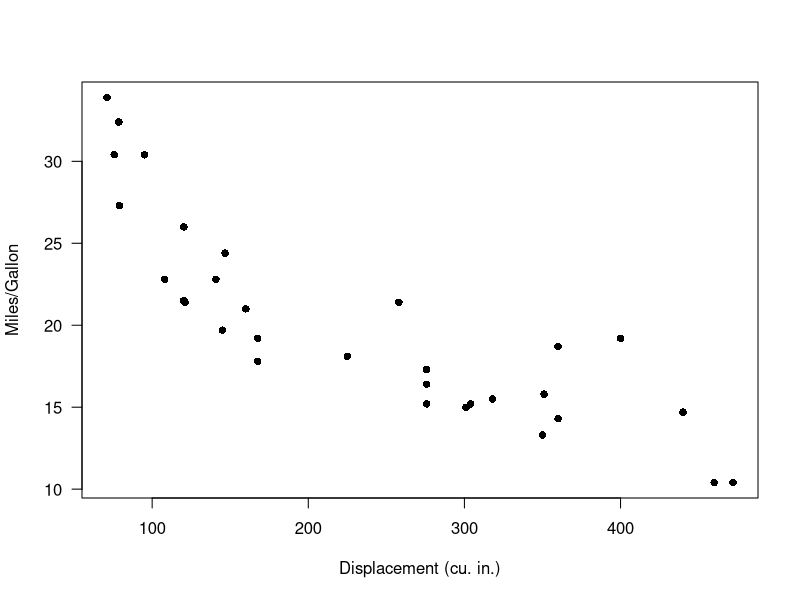
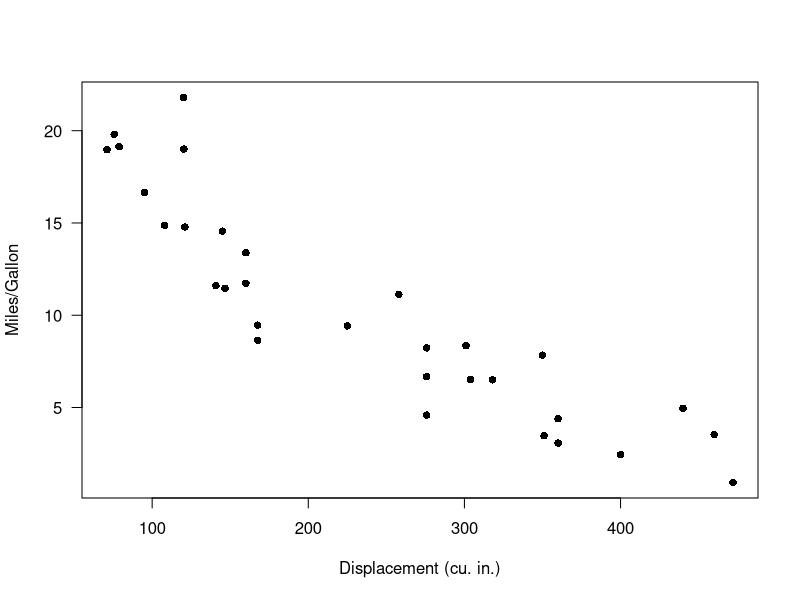
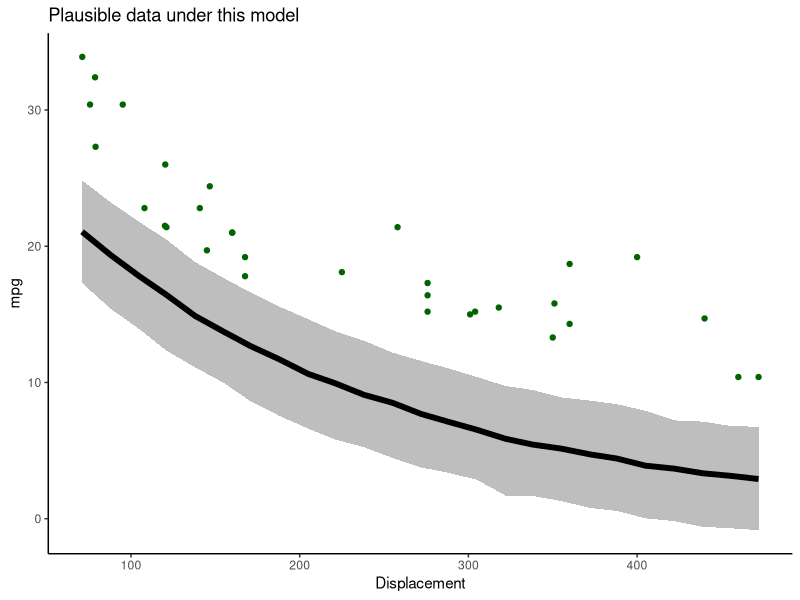
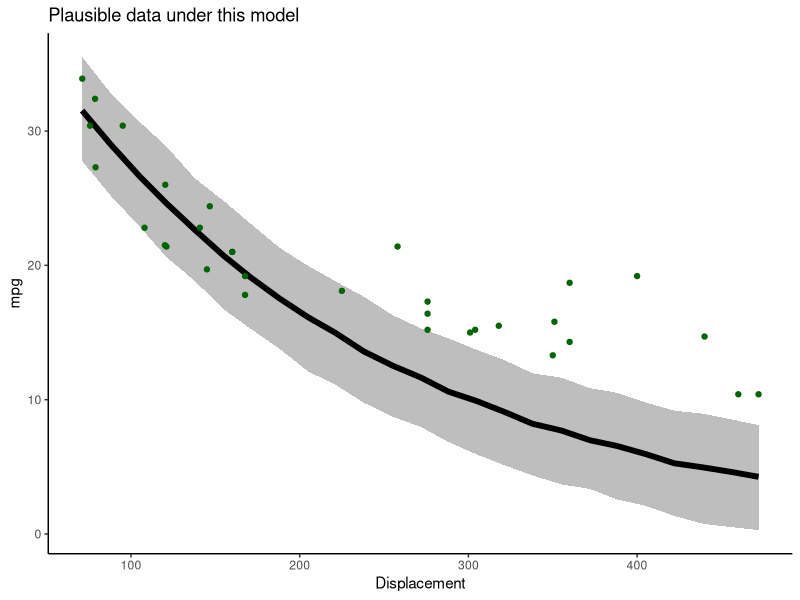
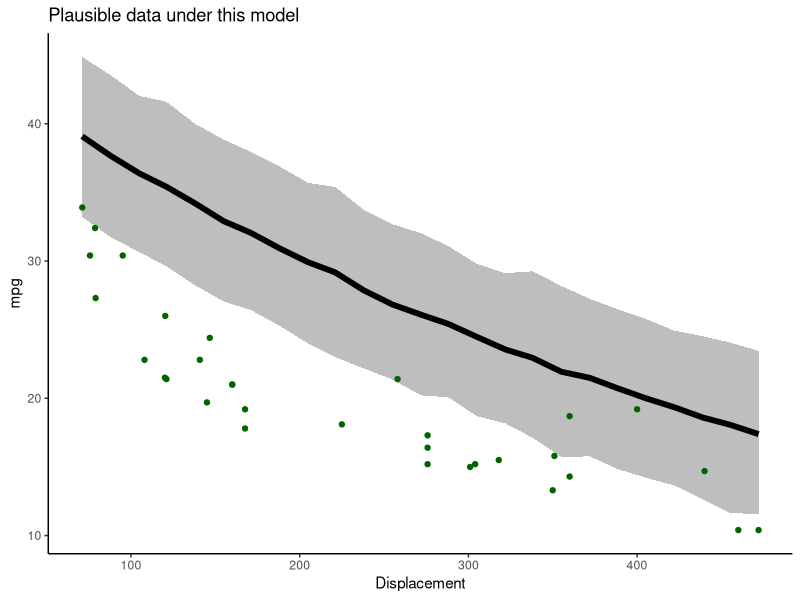
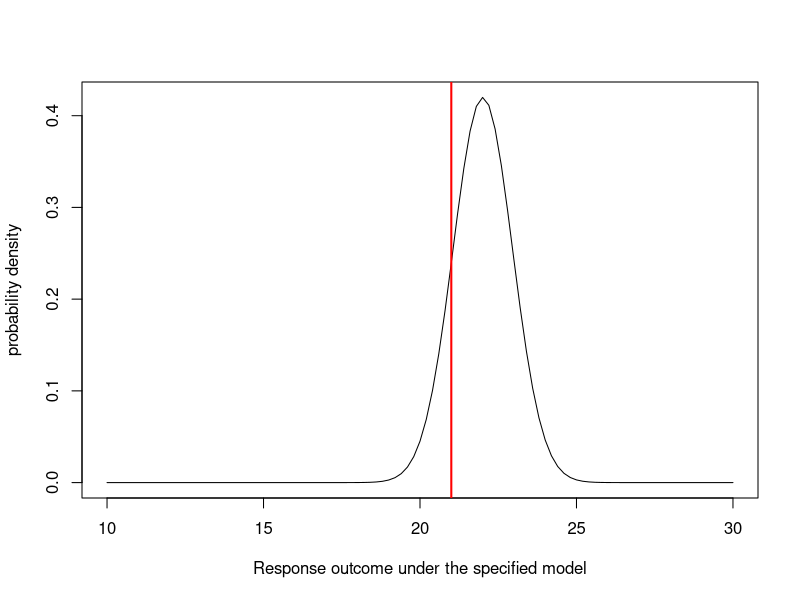
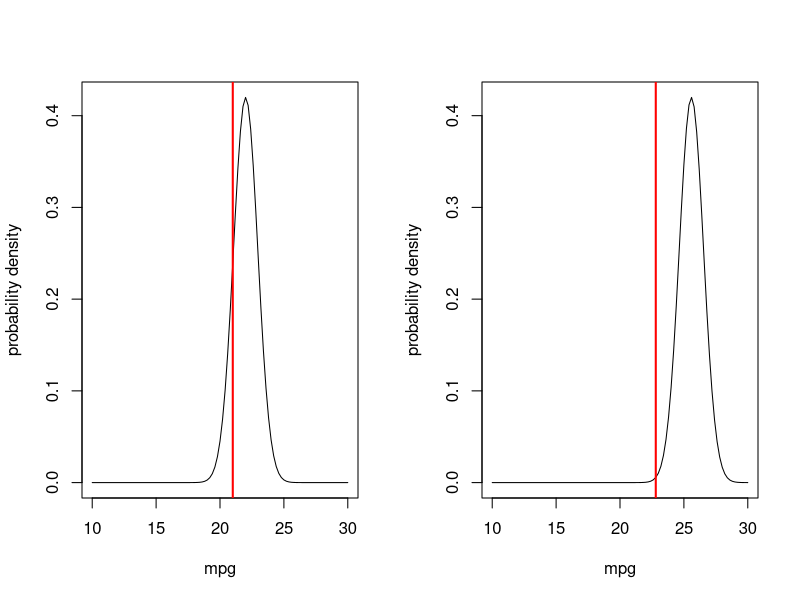
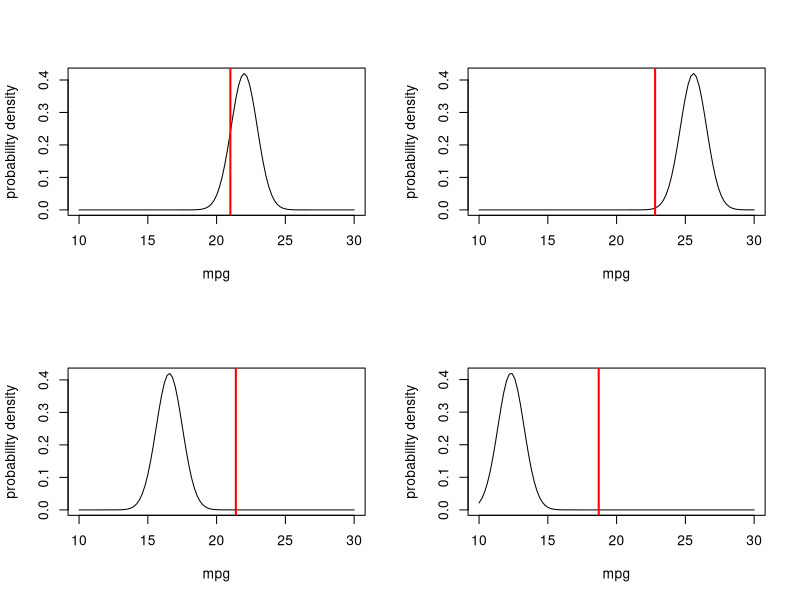

The R script that drew these images, in order:
## ---- chunk 1
library(ggplot2)
library(dplyr)
knitr::opts_chunk$set(echo = TRUE, cache = TRUE)
## ---- chunk 2

#  NRES 746, Lecture 4     -------------------------------                  
#   University of Nevada, Reno                       
#   Likelihood                                       
#     Assessing the probability of the data          
#     under a fully specified data-generating model        

## ---- chunk 3

# Demo: using data simulation to make inferences ----------------

data(mtcars)    # use the 'mtcars' data set as an example 

# ?mtcars

plot(mpg~disp, data = mtcars, las = 1, pch = 16, xlab = "Displacement (cu. in.)", ylab = "Miles/Gallon")   # visualize the relationship

## ---- chunk 4

# try an exponential model

mu_func <- function(x,a,b){
  a*exp(b*x)        # deterministic exponential decline (assuming b is negative)
}

DataGenerator <- function(x,params){
  a=params[1]; b=params[2]; sigma=params[3]
  rnorm(length(x),mu_func(x,a,b),sigma)     
}

## ---- chunk 5

## generate data under an assumed process model -----------------

xvals=mtcars$disp    # xvals same as data (there is no random component here- we can't really "sample" x values)
params <- c(  
  a = 30,             # set model parameters arbitrarily (eyeballing to the data) (see Bolker book)
  b = -0.005,   # = 1/200
  sigma=2
)

yvals <- DataGenerator(xvals,params)

plot(yvals~xvals,las = 1, pch = 16, xlab = "Displacement (cu. in.)", ylab = "Miles/Gallon")      # plot the simulated data


## ---- chunk 6

## assess goodness-of-fit of a known data-generating model --------------------

VisualizeModelWithData <- function(x,params){ 
  lots=1000
  plotdat = data.frame(xseq=round(seq(min(x),max(x),length=25)))
  results = replicate(lots,DataGenerator(plotdat$xseq,params))
      # now make a boxplot of the results
  bounds=sapply(1:nrow(results), function(t) c(lb=quantile(results[t,],0.025,names=F), ub=quantile(results[t,],0.975,names=F), mean=mean(results[t,]))  )
  plotdat = cbind(plotdat,t(bounds))
  plot = ggplot(plotdat,aes(x=xseq,y=mean)) +
    geom_ribbon(aes(ymin=lb,ymax=ub),fill="gray") +
    geom_path(lwd=2) + 
    geom_point(data=mtcars,aes(x=disp,y=mpg),col="darkgreen") +
    labs(x="Displacement",y="mpg",title ="Plausible data under this model" ) +
    theme_classic()
  print(plot)
}

## ---- chunk 7

VisualizeModelWithData(xvals,params)    # run the function to visualize the range of data that could be produced under this model

## ---- chunk 8

# now change the parameters and see if the data fit to the model

params["a"]=45       # was 30
params["b"]=-0.005   
    
VisualizeModelWithData(xvals,params)   

## ---- chunk 9

# try again- select a new set of parameters

params["b"]=-0.002   # was -0.005
params["sigma"]=3    # was 2
    
VisualizeModelWithData(xvals,params)   
## ---- chunk 10

# Work with likelihood! ---------------------

obs.data <- mtcars[1,c("mpg","disp")]    # for simplicity, consider only the first observation
obs.data

## ---- chunk 11

## "best fit" parameters from above   ----------------

params["a"]=35            # fill the list with the "best fit" parameter set from above (this is still just an educated guess) 
params["b"]= -0.0029   
params["sigma"]=0.95

expected_val <- mu_func(obs.data$disp,params["a"],params["b"])   
expected_val      # expected mpg for the first observation in the "mtcars" dataset

## ---- chunk 12

## Visualize the likelihood of this single observation.  ------------------------

mu_star = expected_val   # expected (mean) value for this observation, given the data generating model
sigma_star = params['sigma']    # standard deviation

curve(dnorm(x,mu_star,sigma_star),10,30,xlab="Response outcome under the specified model",ylab="probability density")   # probability of all plausible mpg values under the data generating model.  
abline(v=obs.data$mpg,col="red",lwd=2)    # overlay the observed data

## ---- chunk 13

## compute the likelihood of the first observation  ---------------------

likelihood1 = dnorm(obs.data$mpg,mu_star,sigma_star)
likelihood1

## ---- chunk 14

## Visualize the likelihood of two observations. ---------------

obs.data <- mtcars[c(1,3),c("mpg","disp")]
obs.data

par(mfrow=c(1,2))  # set up graphics!

for(i in 1:nrow(obs.data)){
  curve(dnorm(x,mu_func(obs.data$disp[i],params['a'],params['b']),params['sigma']),10,30,xlab="mpg",ylab="probability density")   # probability density
  abline(v=obs.data$mpg[i],col="red",lwd=2)
}

## ---- chunk 15

## compute the likelihood of observing BOTH data points  ----------------

Likelihood <- dnorm(obs.data$mpg[1],mu_func(obs.data$disp[1],params['a'],params['b']),params['sigma']) *
              dnorm(obs.data$mpg[2],mu_func(obs.data$disp[2],params['a'],params['b']),params['sigma'])  
Likelihood

## ---- chunk 16
prod(dnorm(obs.data$mpg,mu_func(obs.data$disp,params['a'],params['b']),params['sigma']))
## ---- chunk 17

# and now... four observations!

obs.data <- mtcars[c(1,3,4,5),c("mpg","disp")]
obs.data

par(mfrow=c(2,2))  # set up graphics!

for(i in 1:nrow(obs.data)){
  curve(dnorm(x,mu_func(obs.data$disp[i],params['a'],params['b']),params['sigma']),10,30,xlab="mpg",ylab="probability density")   # probability density
  abline(v=obs.data$mpg[i],col="red",lwd=2)
}


## ---- chunk 18

    # compute the likelihood of observing all four data points
prod(dnorm(obs.data$mpg,mu_func(obs.data$disp,params['a'],params['b']),params['sigma']))

## ---- chunk 19

       # Finally, compute the likelihood of ALL data points in the entire data set, using the "prod()" function
full.data <- mtcars[,c("mpg","disp")]

prod(dnorm(full.data$mpg,mu_func(full.data$disp,params['a'],params['b']),params['sigma']))

## ---- chunk 20

## Compute the log-likelihood (easier to work with!)  -----------------------

l <- sum(dnorm(full.data$mpg,mu_func(full.data$disp,params['a'],params['b']),params['sigma'],log=TRUE)) 
l
exp(l)   # we can convert back to likelihood if we want...

## ---- chunk 21

# Example likelihood function!  --------------------------------

# Arguments:
#   params: bundled vector of free parameters for the known data-generating model
#   df: a data frame that holds the observed response variable and covariates
#   yvar: the name of the response variable (ancillary)
#   xvar: the name of the predictor variable (ancillary)

mtcars_LL <- function(params,df=mtcars,yvar="mpg",xvar="disp"){
  sum(dnorm(df$mpg,mu_func(df$disp,params['a'],params['b']),params['sigma'],log=TRUE)) 
}
mtcars_LL(unlist(params),df=mtcars,yvar="mpg",xvar="disp")

## ---- chunk 22

# Use numerical optimization methods to identify the maximum likelihood estimate (and the likelihood at the MLE)

optimizedLik <- optim(fn=mtcars_LL,par=params,control=list(fnscale=-1),hessian = T)  # note, the control param is set so that "optim" maximizes rather than minimizes the Log-likelihood. 

## ---- chunk 23

MLE = optimizedLik$par   # maximum likelihood parameter estimates
MLE
## ---- chunk 24

LogLik = optimizedLik$value   # log likelihood for the best model
LogLik

## ---- chunk 25

# visualize goodness-of-fit for the best model  ----------------------

xvals <- mtcars$disp
yvals <- mtcars$mpg
VisualizeModelWithData(xvals,MLE)

## ---- chunk 26

# Estimating parameter uncertainty -------------------------

# Visualize a "slice" of the likelihood function

allvals_b <- seq(-1/1000,-1/200,length=200)
paramslist <- lapply(allvals_b, function(t){MLE['b']=t;MLE } )
slice_b <- sapply(paramslist, function(t) exp(mtcars_LL(t))) 

plot(allvals_b,slice_b,type="l",main="Likelihood Slice",xlab="Parameter Slice for \'b\'",ylab="Likelihood")

## ---- chunk 27

# Work with log-likelihood instead...

slice_b <- sapply(paramslist, function(t) mtcars_LL(t))    # 

plot(allvals_b,slice_b,type="l",main="Log Likelihood Slice",xlab="Parameter Slice for \'b\'",ylab="Log-Likelihood")

## ---- chunk 28

# zoom in closer to the MLE

allvals_b <- seq(-1/550,-1/350,length=200)
paramslist <- lapply(allvals_b, function(t){MLE['b']=t;MLE } )
slice_b <- sapply(paramslist, function(t) mtcars_LL(t)) 

plot(allvals_b,slice_b,type="l",main="Log Likelihood Slice",xlab="Parameter Slice for \'b\'",ylab="Log-Likelihood")
## ---- chunk 29

# what parameter values are within 2 log likelihood units of the best value?  -------------

plot(allvals_b,slice_b,type="l",main="Log Likelihood Slice",xlab="Parameter Slice for \'b\'",ylab="Log-Likelihood")
abline(v=MLE['b'],lwd=3,col="blue")
abline(h=(LogLik-2))

## ---- chunk 30

# Generate an approximate 95% confidence interval for the "b" parameter -----------------

reasonable_b_slice <- allvals_b[slice_b>=(LogLik-2)]
reasonable_b_limits <- c(min(reasonable_b_slice),max(reasonable_b_slice))

plot(allvals_b,slice_b,type="l",main="Log Likelihood slice",xlab="Parameter Slice for \'b\'",ylab="Log-Likelihood")
abline(v=MLE['b'],lwd=3,col="blue")
abline(h=(LogLik-2))
abline(v=reasonable_b_limits,lwd=1,col="blue")

## ---- chunk 31

# A better confidence interval, using the likelihood "profile" -----------------

# first, visualize the likelihood surface in 2 dimensions

a <- seq(5,50,length=200)
b <- seq(-1/300,-1/800,length=200)

LLsurface <- expand.grid(a,b)
colnames(LLsurface) <- c("a","b")
paramslist <- lapply(1:nrow(LLsurface), function(t){MLE['a']=LLsurface$a[t];MLE['b']=LLsurface$b[t];MLE } )
LLsurface$LL <- sapply(paramslist, function(t) mtcars_LL(t)) 

summary(LLsurface)

ggplot(LLsurface,mapping =aes(x=a,y=b,z=LL)) +
  geom_raster(aes(fill=LL)) +
  geom_contour(breaks=seq(-100,-75,3) ,lwd=1.2) +
  scale_fill_gradient(limits=c(-125,-75)) 
  

## ---- chunk 32

# add a contour line, assuming deviances follow a chi-squared distribution

conf95 <- qchisq(0.95,2)/2  # this evaluates to around 3. Since we are varying freely across 2 dimensions, we use chisq with 2 degrees of freedom

ggplot(LLsurface,mapping =aes(x=a,y=b,z=LL)) +
  geom_raster(aes(fill=LL)) +
  geom_contour(breaks=seq(-100,-75,3) ,lwd=1.2) +
  geom_contour(breaks=LogLik-conf95 ,lwd=2,col="black") +
  scale_fill_gradient(limits=c(-125,-75)) +
  labs(title = "Log Likelihood Surface with 2D Confidence Region")

## ---- chunk 33

# visualize likelihood profiles!

profile_a <- LLsurface |> group_by(a) |> summarize(LL=max(LL)) 
profile_b <- LLsurface |> group_by(b) |> summarize(LL=max(LL)) 

reasonable_a <- profile_a$a[profile_a$LL >=(LogLik-qchisq(0.95,1)/2)]

ggplot(profile_a,aes(a,LL)) + geom_path(lwd=2) + 
  geom_vline(xintercept = c(min(reasonable_a),max(reasonable_a) )) +
  xlim(c(25,40)) + ylim(c(-110,-75))


## ---- chunk 34

# profile for the b parameter... 

reasonable_b <- profile_b$b[profile_b$LL >=(LogLik-qchisq(0.95,1)/2)]

ggplot(profile_b,aes(b,LL)) + geom_path(lwd=2) + 
  geom_vline(xintercept = c(min(reasonable_b),max(reasonable_b) )) 

## ---- chunk 35

# Compare profile and slice intervals

compdf <- rbind(profile_b,data.frame(b=allvals_b,LL=slice_b))
compdf$Method <- rep(c("Profile","Slice"),each=nrow(profile_b))

ggplot(compdf,aes(x=b,y=LL,color=Method)) + geom_path(lwd=2) + 
  geom_vline(xintercept = c(min(reasonable_b),max(reasonable_b) ),color="darkgreen",lty=2) +
  geom_vline(xintercept = reasonable_b_limits ,color="purple",lty=2) +
  scale_color_manual(values=c("darkgreen","purple"))

## ---- chunk 36

## use the normal approximation to estimate confidence intervals!

varcov <- solve(-optimizedLik$hessian)   # compute the variance covariance matrix for the coefficients from the hessian matrix

# approximate confidence interval as 2 standard errors from the MLE
lb = MLE - 2*sqrt(diag(varcov))
ub = MLE + 2*sqrt(diag(varcov))

cbind(MLE,lb,ub)

# compare with profile likelihood method for b
c(min(reasonable_b),max(reasonable_b) )    # close enough!?

## ---- chunk 37

###### Practice exercise: develop a likelihood function for estimating the probability of detection of a rare frog species

ncaps <- c(3,2,6)   # number of times out of 10 that a frog is detected at 3 known-occupided wetland sites

#### construct a likelihood function


#### find the MLE using 'optim()' in R


#### find the approximate 95% confidence interval using the "rule of 2"



## ---- chunk 38

# demo: likelihood ratio test  -------------------------------

curve(dchisq(x,2),0,10,ylab="probability density",xlab="x", main="Chi-Squared distribution, df=2")

## ---- chunk 39

curve(dchisq(x,2),0,10,ylab="probability density",xlab="x", main="Chi-Squared distribution, df=2")
abline(v=qchisq(0.95,2),col="red",lwd=2)

## ---- chunk 40

curve(dchisq(x,1),0,5,ylab="probability density",xlab="x", main="Chi-Squared distribution, df=1")
abline(v=qchisq(0.95,1),col="red",lwd=2)
